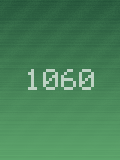
#> input picture assets/pics/1060.png, 120 x 160 px
$ python -i _make_r803_cardart.py   (imports and definitions only)
#> lines starting #> are read from the running program, lines starting #| are printed output that depends on the picture
# -*- coding: utf-8 -*-
"""R803：codex 出的两张卡图 → 项目规格 448×404（居中等比裁切）。

规格来源：assets/pics 里 326 张定稿图全是 448×404（`tools/cardart_prep.py` 的 TARGET
写的是 403，是旧值；这里跟现网多数保持一致）。

裁法：按 448/404 的宽高比、以图片高度为准算裁窗宽度；若原图不够宽则改为按宽度算高度。
两边都居中，不做非等比拉伸。

用法：python tools/_make_r803_cardart.py
"""
import os

from PIL import Image

ROOT = "E:/work/card_rogue/"
RAW = ROOT + "art_src/2026-11-18_连斩炮火就位与蘑菇_R803/raw/"
TARGET = (448, 404)
RATIO = TARGET[0] / float(TARGET[1])

JOBS = [("card_9272.png", "9272"), ("card_9273.png", "9273")]


def prep(src, dst):
#> called with src = '../assets/pics/1060.png', dst = 'out.png'
    im = Image.open(src).convert("RGB")
#> im is the input picture: PIL image 120x160 RGB; mean R, G, B 71.2, 130.8, 88.7
    w, h = im.size
#> w = 120; h = 160
    tw = int(round(h * RATIO))
#> tw = 177
    if tw <= w:
        left = (w - tw) // 2
        box = (left, 0, left + tw, h)
    else:
        th = int(round(w / RATIO))
#> th = 108
        top = (h - th) // 2
#> top = 26
        box = (0, top, w, top + th)
#> box = (0, 26, 120, 134)
    im.crop(box).resize(TARGET, Image.LANCZOS).save(dst)
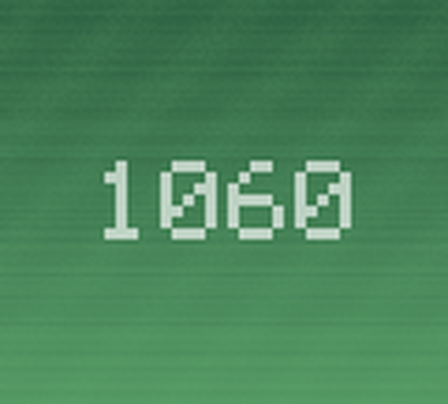
#> saved as out.png: PIL image 448x404 RGB; mean R, G, B 73.1, 132.2, 90.4
    print("  %-16s %s  %s -> %s" % (os.path.basename(src), box, im.size, TARGET))
#|   1060.png         (0, 26, 120, 134)  (120, 160) -> (448, 404)


# [11 lines not run here, left out]

>>> result = prep('../assets/pics/1060.png', 'out.png')

$ run again, on assets/pics/9006.png
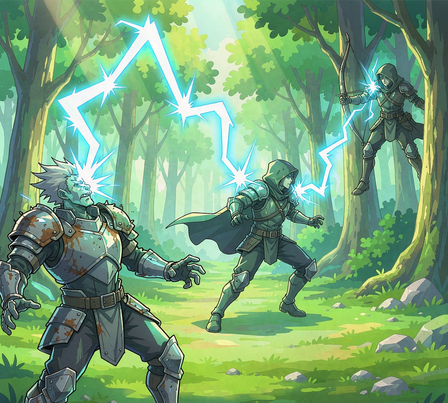
#> input picture assets/pics/9006.png, 448 x 403 px
#> in prep, im is the input picture: PIL image 448x403 RGB; mean R, G, B 119.5, 162.6, 121.1
#> in prep, `im.crop(box).resize(TARGET, Image.LANCZOS).save(dst)`:
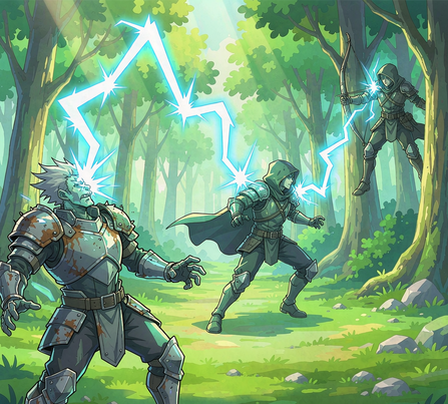
#> saved as out.png: PIL image 448x404 RGB; mean R, G, B 119.6, 162.8, 121.2
#|   9006.png         (0, 0, 447, 403)  (448, 403) -> (448, 404)

$ run again, on assets/pics/9076.png
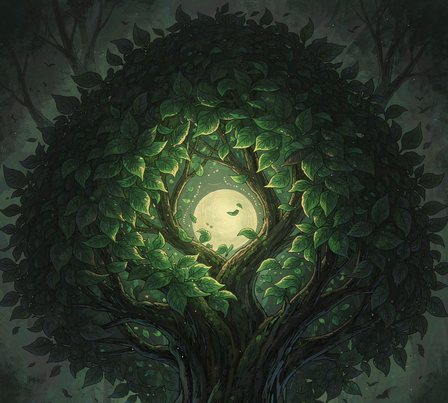
#> input picture assets/pics/9076.png, 448 x 403 px
#> in prep, im is the input picture: PIL image 448x403 RGB; mean R, G, B 40.6, 50.8, 38
#> in prep, `im.crop(box).resize(TARGET, Image.LANCZOS).save(dst)`:
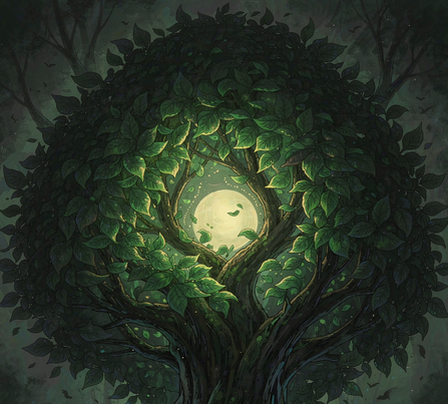
#> saved as out.png: PIL image 448x404 RGB; mean R, G, B 40.6, 50.8, 38
#|   9076.png         (0, 0, 447, 403)  (448, 403) -> (448, 404)

$ run again, on assets/pics/9140.png
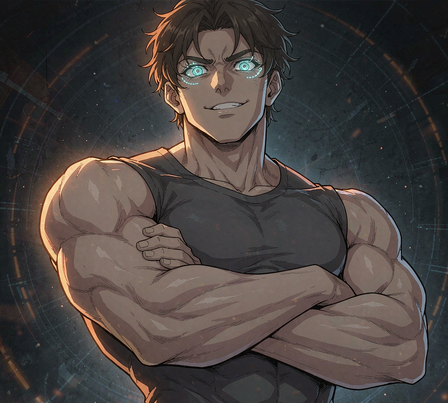
#> input picture assets/pics/9140.png, 448 x 403 px
#> in prep, im is the input picture: PIL image 448x403 RGB; mean R, G, B 72.1, 65.7, 63.4
#> in prep, `im.crop(box).resize(TARGET, Image.LANCZOS).save(dst)`:
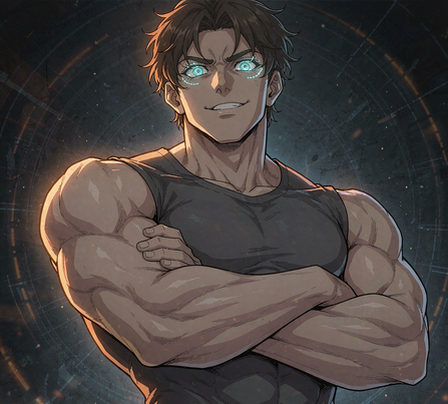
#> saved as out.png: PIL image 448x404 RGB; mean R, G, B 72.2, 65.7, 63.4
#|   9140.png         (0, 0, 447, 403)  (448, 403) -> (448, 404)
